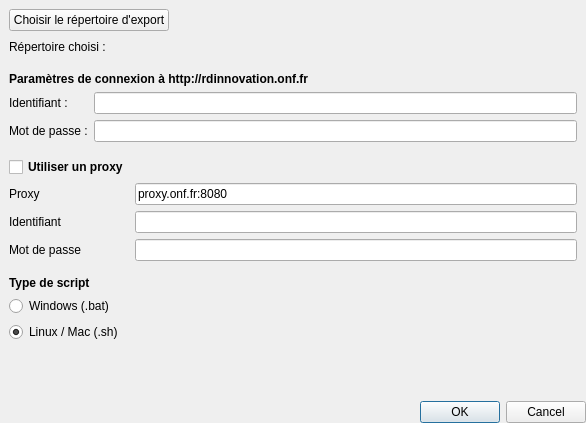
<?xml version="1.0" encoding="UTF-8"?>
<ui version="4.0">
 <class>GRedmineParametersDialog</class>
 <widget class="QDialog" name="GRedmineParametersDialog">
  <property name="geometry">
   <rect>
    <x>0</x>
    <y>0</y>
    <width>586</width>
    <height>423</height>
   </rect>
  </property>
  <property name="windowTitle">
   <string>Dialog</string>
  </property>
  <layout class="QVBoxLayout" name="verticalLayout">
   <property name="spacing">
    <number>6</number>
   </property>
   <property name="leftMargin">
    <number>9</number>
   </property>
   <property name="topMargin">
    <number>0</number>
   </property>
   <property name="rightMargin">
    <number>0</number>
   </property>
   <property name="bottomMargin">
    <number>0</number>
   </property>
   <item>
    <widget class="QWidget" name="widget" native="true">
     <property name="focusPolicy">
      <enum>Qt::NoFocus</enum>
     </property>
     <layout class="QHBoxLayout" name="horizontalLayout">
      <property name="leftMargin">
       <number>0</number>
      </property>
      <property name="bottomMargin">
       <number>0</number>
      </property>
      <item>
       <widget class="QPushButton" name="pb_directory">
        <property name="focusPolicy">
         <enum>Qt::StrongFocus</enum>
        </property>
        <property name="text">
         <string>Choisir le répertoire d'export</string>
        </property>
       </widget>
      </item>
      <item>
       <spacer name="horizontalSpacer">
        <property name="focusPolicy">
         <enum>Qt::NoFocus</enum>
        </property>
        <property name="orientation">
         <enum>Qt::Horizontal</enum>
        </property>
        <property name="sizeHint" stdset="0">
         <size>
          <width>40</width>
          <height>20</height>
         </size>
        </property>
       </spacer>
      </item>
     </layout>
    </widget>
   </item>
   <item>
    <widget class="QWidget" name="widget_2" native="true">
     <property name="focusPolicy">
      <enum>Qt::NoFocus</enum>
     </property>
     <layout class="QHBoxLayout" name="horizontalLayout_2">
      <property name="leftMargin">
       <number>0</number>
      </property>
      <property name="topMargin">
       <number>0</number>
      </property>
      <item>
       <widget class="QLabel" name="label">
        <property name="focusPolicy">
         <enum>Qt::NoFocus</enum>
        </property>
        <property name="text">
         <string>Répertoire choisi : </string>
        </property>
       </widget>
      </item>
      <item>
       <widget class="QLabel" name="lb_directory">
        <property name="focusPolicy">
         <enum>Qt::NoFocus</enum>
        </property>
        <property name="text">
         <string/>
        </property>
       </widget>
      </item>
      <item>
       <spacer name="horizontalSpacer_2">
        <property name="focusPolicy">
         <enum>Qt::NoFocus</enum>
        </property>
        <property name="orientation">
         <enum>Qt::Horizontal</enum>
        </property>
        <property name="sizeHint" stdset="0">
         <size>
          <width>40</width>
          <height>20</height>
         </size>
        </property>
       </spacer>
      </item>
     </layout>
    </widget>
   </item>
   <item>
    <widget class="QLabel" name="label_5">
     <property name="font">
      <font>
       <weight>75</weight>
       <bold>true</bold>
      </font>
     </property>
     <property name="focusPolicy">
      <enum>Qt::NoFocus</enum>
     </property>
     <property name="text">
      <string>Paramètres de connexion à http://rdinnovation.onf.fr</string>
     </property>
    </widget>
   </item>
   <item>
    <widget class="QWidget" name="widget_3" native="true">
     <property name="focusPolicy">
      <enum>Qt::NoFocus</enum>
     </property>
     <layout class="QGridLayout" name="gridLayout_2">
      <property name="leftMargin">
       <number>0</number>
      </property>
      <property name="topMargin">
       <number>0</number>
      </property>
      <property name="bottomMargin">
       <number>0</number>
      </property>
      <item row="1" column="1">
       <widget class="QLineEdit" name="password">
        <property name="focusPolicy">
         <enum>Qt::StrongFocus</enum>
        </property>
        <property name="echoMode">
         <enum>QLineEdit::Password</enum>
        </property>
       </widget>
      </item>
      <item row="1" column="0">
       <widget class="QLabel" name="label_4">
        <property name="focusPolicy">
         <enum>Qt::NoFocus</enum>
        </property>
        <property name="text">
         <string>Mot de passe :</string>
        </property>
       </widget>
      </item>
      <item row="0" column="1">
       <widget class="QLineEdit" name="id">
        <property name="focusPolicy">
         <enum>Qt::StrongFocus</enum>
        </property>
       </widget>
      </item>
      <item row="0" column="0">
       <widget class="QLabel" name="label_3">
        <property name="focusPolicy">
         <enum>Qt::NoFocus</enum>
        </property>
        <property name="text">
         <string>Identifiant :</string>
        </property>
       </widget>
      </item>
     </layout>
    </widget>
   </item>
   <item>
    <widget class="QWidget" name="widget_10" native="true">
     <property name="focusPolicy">
      <enum>Qt::NoFocus</enum>
     </property>
     <layout class="QGridLayout" name="gridLayout">
      <property name="leftMargin">
       <number>0</number>
      </property>
      <item row="2" column="0">
       <widget class="QLabel" name="label_7">
        <property name="focusPolicy">
         <enum>Qt::NoFocus</enum>
        </property>
        <property name="text">
         <string>Identifiant</string>
        </property>
       </widget>
      </item>
      <item row="2" column="1">
       <widget class="QLineEdit" name="proxyId">
        <property name="focusPolicy">
         <enum>Qt::StrongFocus</enum>
        </property>
       </widget>
      </item>
      <item row="3" column="0">
       <widget class="QLabel" name="label_8">
        <property name="focusPolicy">
         <enum>Qt::NoFocus</enum>
        </property>
        <property name="text">
         <string>Mot de passe</string>
        </property>
       </widget>
      </item>
      <item row="3" column="1">
       <widget class="QLineEdit" name="proxyPassword">
        <property name="focusPolicy">
         <enum>Qt::StrongFocus</enum>
        </property>
        <property name="echoMode">
         <enum>QLineEdit::Password</enum>
        </property>
       </widget>
      </item>
      <item row="1" column="1">
       <widget class="QLineEdit" name="proxyAdress">
        <property name="focusPolicy">
         <enum>Qt::StrongFocus</enum>
        </property>
        <property name="text">
         <string>proxy.onf.fr:8080</string>
        </property>
       </widget>
      </item>
      <item row="1" column="0">
       <widget class="QLabel" name="label_6">
        <property name="focusPolicy">
         <enum>Qt::NoFocus</enum>
        </property>
        <property name="text">
         <string>Proxy</string>
        </property>
       </widget>
      </item>
      <item row="0" column="0">
       <widget class="QCheckBox" name="cb_proxy">
        <property name="font">
         <font>
          <weight>75</weight>
          <bold>true</bold>
         </font>
        </property>
        <property name="focusPolicy">
         <enum>Qt::StrongFocus</enum>
        </property>
        <property name="text">
         <string>Utiliser un proxy</string>
        </property>
       </widget>
      </item>
     </layout>
    </widget>
   </item>
   <item>
    <widget class="QWidget" name="widget_4" native="true">
     <property name="focusPolicy">
      <enum>Qt::NoFocus</enum>
     </property>
     <layout class="QVBoxLayout" name="verticalLayout_2">
      <property name="spacing">
       <number>6</number>
      </property>
      <property name="leftMargin">
       <number>0</number>
      </property>
      <property name="topMargin">
       <number>0</number>
      </property>
      <property name="rightMargin">
       <number>0</number>
      </property>
      <property name="bottomMargin">
       <number>0</number>
      </property>
      <item>
       <widget class="QLabel" name="label_2">
        <property name="font">
         <font>
          <weight>75</weight>
          <bold>true</bold>
         </font>
        </property>
        <property name="focusPolicy">
         <enum>Qt::NoFocus</enum>
        </property>
        <property name="text">
         <string>Type de script</string>
        </property>
       </widget>
      </item>
      <item>
       <widget class="QRadioButton" name="rb_windows">
        <property name="focusPolicy">
         <enum>Qt::StrongFocus</enum>
        </property>
        <property name="text">
         <string>Windows (.bat)</string>
        </property>
        <attribute name="buttonGroup">
         <string notr="true">buttonGroup</string>
        </attribute>
       </widget>
      </item>
      <item>
       <widget class="QRadioButton" name="rb_linux">
        <property name="focusPolicy">
         <enum>Qt::StrongFocus</enum>
        </property>
        <property name="text">
         <string>Linux / Mac (.sh)</string>
        </property>
        <property name="checked">
         <bool>true</bool>
        </property>
        <attribute name="buttonGroup">
         <string notr="true">buttonGroup</string>
        </attribute>
       </widget>
      </item>
     </layout>
    </widget>
   </item>
   <item>
    <spacer name="verticalSpacer">
     <property name="focusPolicy">
      <enum>Qt::NoFocus</enum>
     </property>
     <property name="orientation">
      <enum>Qt::Vertical</enum>
     </property>
     <property name="sizeHint" stdset="0">
      <size>
       <width>20</width>
       <height>40</height>
      </size>
     </property>
    </spacer>
   </item>
   <item>
    <widget class="QDialogButtonBox" name="buttonBox">
     <property name="focusPolicy">
      <enum>Qt::NoFocus</enum>
     </property>
     <property name="orientation">
      <enum>Qt::Horizontal</enum>
     </property>
     <property name="standardButtons">
      <set>QDialogButtonBox::Cancel|QDialogButtonBox::Ok</set>
     </property>
    </widget>
   </item>
  </layout>
 </widget>
 <tabstops>
  <tabstop>pb_directory</tabstop>
  <tabstop>id</tabstop>
  <tabstop>password</tabstop>
  <tabstop>cb_proxy</tabstop>
  <tabstop>proxyAdress</tabstop>
  <tabstop>proxyId</tabstop>
  <tabstop>proxyPassword</tabstop>
  <tabstop>rb_windows</tabstop>
  <tabstop>rb_linux</tabstop>
 </tabstops>
 <resources/>
 <connections>
  <connection>
   <sender>buttonBox</sender>
   <signal>accepted()</signal>
   <receiver>GRedmineParametersDialog</receiver>
   <slot>accept()</slot>
   <hints>
    <hint type="sourcelabel">
     <x>248</x>
     <y>254</y>
    </hint>
    <hint type="destinationlabel">
     <x>157</x>
     <y>274</y>
    </hint>
   </hints>
  </connection>
  <connection>
   <sender>buttonBox</sender>
   <signal>rejected()</signal>
   <receiver>GRedmineParametersDialog</receiver>
   <slot>reject()</slot>
   <hints>
    <hint type="sourcelabel">
     <x>316</x>
     <y>260</y>
    </hint>
    <hint type="destinationlabel">
     <x>286</x>
     <y>274</y>
    </hint>
   </hints>
  </connection>
 </connections>
 <buttongroups>
  <buttongroup name="buttonGroup"/>
 </buttongroups>
</ui>
